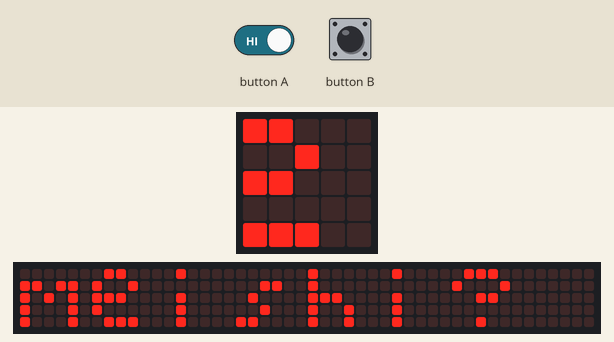
Recording of a program running on a simulated BBC micro:bit (MakeCode). On the bench: the board's 5×5 LED display, a strip that is not on the board, showing the scrolling text unrolled. Inputs (shaded band) come from the test bench. The 48×5 strip is a reading aid, not a part: it shows the text the display is scrolling, unrolled, one strip-width of it at a time.

Above: at 6.37 s.
6.4 s: button A held down
At 13.1 s:
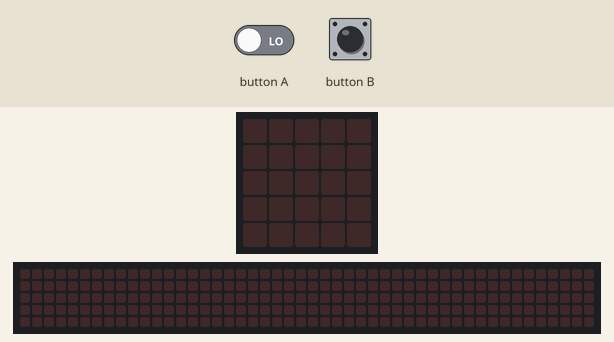
At 18.1 s:
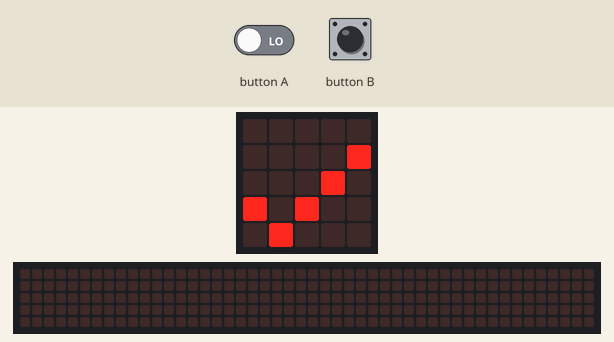
44.7 s: button A released
At 65.17 s:
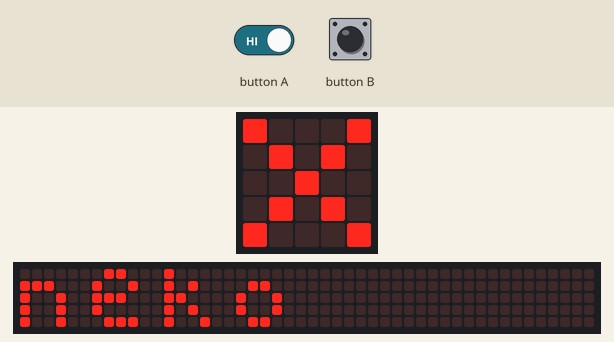

Measured:
- after the input at 6.4 s, the display: first differs from a run without the input after 10.3 s (image 2)
- what the display in image 1 shows lasts 5.0 s, from 11.7 s to 16.7 s
- what the display in image 2 shows lasts 2.6 s, from 16.7 s to 19.3 s

The program:

main.ts
```typescript
basic.forever(function () {
    basic.showString("boku")
    basic.showString("meishi?")
    basic.pause(5000)
    if (input.buttonIsPressed(Button.A)) {
        basic.showIcon(IconNames.Yes)
    } else {
        basic.showIcon(IconNames.No)
    }
    basic.pause(2000)
    basic.showString("tokorode")
    basic.showString("hukushi?")
    basic.pause(5000)
    if (input.buttonIsPressed(Button.B)) {
        basic.showIcon(IconNames.Yes)
    } else {
        basic.showIcon(IconNames.No)
    }
    basic.pause(2000)
    basic.showString("totemo")
    basic.showString("hukushi?")
    basic.pause(5000)
    if (input.buttonIsPressed(Button.A)) {
        basic.showIcon(IconNames.Yes)
    } else {
        basic.showIcon(IconNames.No)
    }
    basic.pause(2000)
    basic.showString("neko")
    basic.showString("keiyoushi?")
    basic.pause(5000)
    if (input.buttonIsPressed(Button.B)) {
        basic.showIcon(IconNames.Yes)
    } else {
        basic.showIcon(IconNames.No)
    }
    basic.pause(2000)
    basic.showString("rareru")
    basic.showString("jyodoushi?")
    basic.pause(5000)
    if (input.buttonIsPressed(Button.A)) {
        basic.showIcon(IconNames.Yes)
    } else {
        basic.showIcon(IconNames.No)
    }
    basic.pause(2000)
    basic.showString("kanasii")
    basic.showString("keiyoushi?")
    basic.pause(5000)
    if (input.buttonIsPressed(Button.A)) {
        basic.showIcon(IconNames.Yes)
    } else {
        basic.showIcon(IconNames.No)
    }
    basic.pause(2000)
    basic.showString("dono")
    basic.showString("jyoshi?")
    basic.pause(5000)
    if (input.buttonIsPressed(Button.B)) {
        basic.showIcon(IconNames.Yes)
    } else {
        basic.showIcon(IconNames.No)
    }
    basic.pause(2000)
    basic.showString("asobu")
    basic.showString("doushi?")
    basic.pause(5000)
    if (input.buttonIsPressed(Button.A)) {
        basic.showIcon(IconNames.Yes)
    } else {
        basic.showIcon(IconNames.No)
    }
    basic.pause(2000)
    basic.showString("mosshimoshi")
    basic.showString("kandoushi?")
    basic.pause(5000)
    if (input.buttonIsPressed(Button.A)) {
        basic.showIcon(IconNames.Yes)
    } else {
        basic.showIcon(IconNames.No)
    }
    basic.pause(2000)
    basic.showString("mosshimoshi")
    basic.showString("kandoushi?")
    basic.pause(5000)
    if (input.buttonIsPressed(Button.A)) {
        basic.showIcon(IconNames.Yes)
    } else {
        basic.showIcon(IconNames.No)
    }
    basic.pause(2000)
    basic.showString("mosshimoshi")
    basic.showString("kandoushi?")
    basic.pause(5000)
    if (input.buttonIsPressed(Button.A)) {
        basic.showIcon(IconNames.Yes)
    } else {
        basic.showIcon(IconNames.No)
    }
    basic.pause(2000)
    basic.showString("kireida")
    basic.showString("keiyoudoushi?")
    basic.pause(5000)
    if (input.buttonIsPressed(Button.A)) {
        basic.showIcon(IconNames.Yes)
    } else {
        basic.showIcon(IconNames.No)
    }
    basic.pause(2000)
})
```

test.ts
```typescript
// テストはここに来ます。このパッケージが拡張機能として使用されるときにはコンパイルされません。
```
